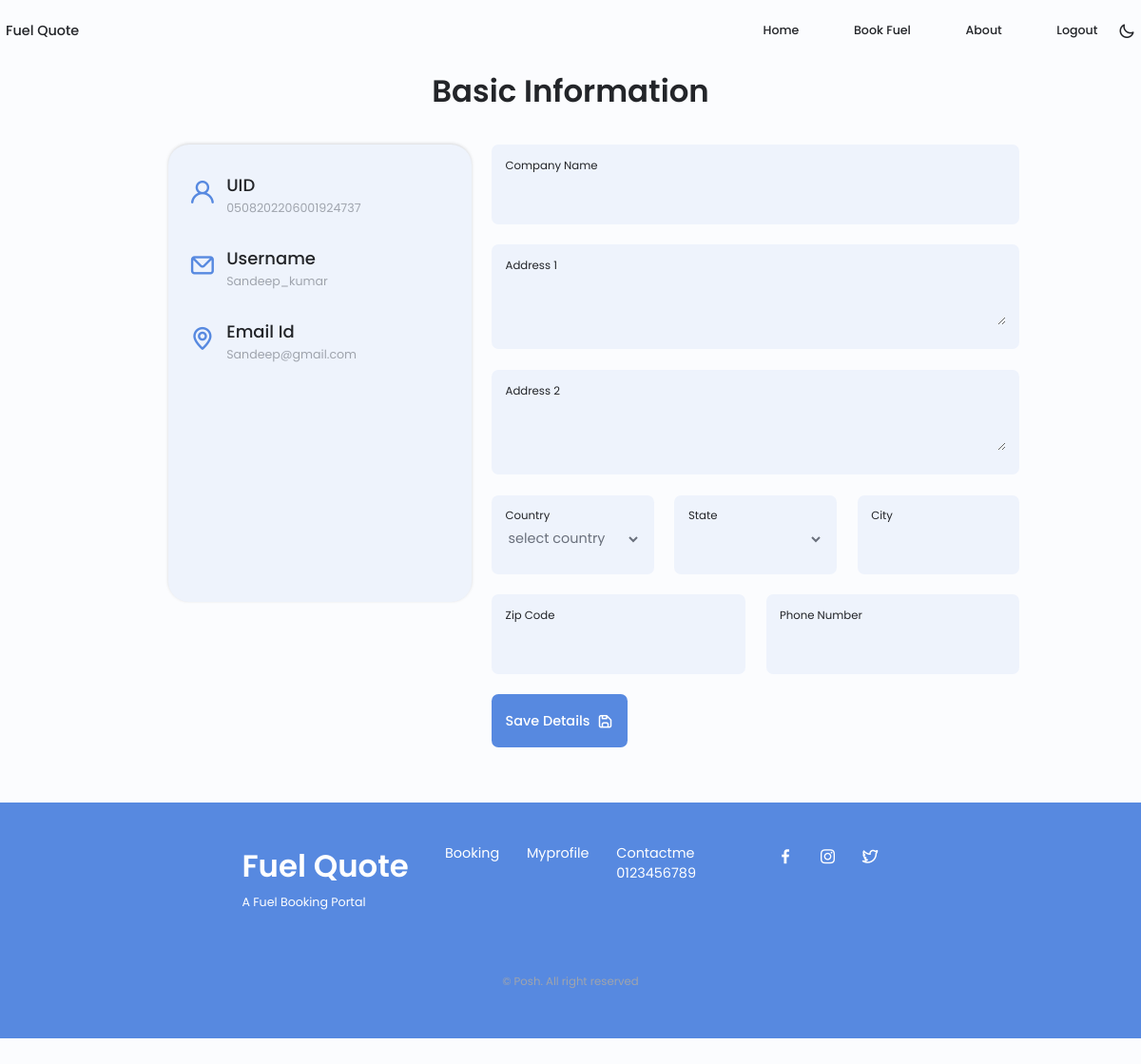
The app's page /fuel_quote/client_profile_management/0508202206001924737 with its own data.
### portal/models/ClientInformation.py (models this page shows)
class ClientInformation(db.Model):
    __bind_key__ = 'db'
    Id = db.Column(db.Integer,Sequence('user_info_seq',start=1), unique=True, nullable=False, primary_key=True)
    user_id = db.Column(db.String(255))
    username = db.Column(db.String(50),nullable=False)
    email_id = db.Column(db.String(255))
    mobile_number = db.Column(db.String(10))
    office_name = db.Column(db.String(50))
    active=db.Column(db.String(10))
    status = db.Column(db.String(10), nullable=False)
    zipcode=db.Column(db.String(9), nullable=False)
    address_1=db.Column(db.String(100),nullable=False)
    address_2 = db.Column(db.String(100))
    state=db.Column(db.String(3),nullable=False)
    country = db.Column(db.String(100), nullable=False)
    user_created_time = db.Column(db.TIMESTAMP, default=datetime.now, nullable=False)
    created_by = db.Column(db.String(255))
    attributes_1 = db.Column(db.String(255))
    attributes_2 = db.Column(db.String(255))
    attributes_3 = db.Column(db.String(255))
    attributes_4 = db.Column(db.String(255))
    attributes_5 = db.Column(db.String(255))
    attributes_6 = db.Column(db.String(255))
    attributes_7 = db.Column(db.String(255))
    attributes_8 = db.Column(db.String(255))
    attributes_9 = db.Column(db.String(255))
    attributes_10 = db.Column(db.String(255))
    attributes_11 = db.Column(db.String(255))
    attributes_12 = db.Column(db.String(255))
    attributes_13 = db.Column(db.String(255))
    attributes_14 = db.Column(db.String(255))
    attributes_15 = db.Column(db.String(255))
    attributes_16 = db.Column(db.String(255))
    attributes_17 = db.Column(db.String(255))
    attributes_18 = db.Column(db.String(255))
    attributes_19 = db.Column(db.String(255))
    attributes_20 = db.Column(db.String(255))

### portal/views.py (the view)
@bp.route('/client_profile_management/<string:user_uid>', methods=['GET','POST'])
def client_profile_management(user_uid):
    print('user_uid',user_uid)
    if request.method == "GET":
        users = ClientInformation.query.filter_by(user_id=user_uid).one()
        if users is not None:
            if users.status == 'completed':
                session["user"] = users.username
                session["user_uid"] = users.user_id
                session["username"] = users.username
                session["email_id"] = users.email_id
                session["id"] = users.Id
                UID = users.user_id
                Username = users.username
                Email_Id = users.email_id
                OFIICE_NAME = users.office_name
                Address_1 = users.address_1
                Address_2 = users.address_2
                country = users.country
                state_code =users.state
                City_name = users.attributes_1
                Zip_Code = users.zipcode
                Phone_Number = users.mobile_number
                return render_template("client_profile_management.html", UID=UID, Username=Username,
                                       Email_Id=Email_Id, First_Name=OFIICE_NAME,
                                       Address_1=Address_1, Address_2=Address_2
                                       , country=country, state_code=state_code, City_name=City_name, Zip_Code=Zip_Code,
                                       Phone_Number=Phone_Number
                                       )
            else:
                session["user"] = users.username
                session["user_uid"] = users.user_id
                session["username"] = users.username
                session["email_id"] = users.email_id
                session["id"] = users.Id
                print('users.Id', users.Id)
                UID = users.user_id
                Username = users.username
                Email_Id = users.email_id
                OFIICE_NAME = ""
                Address_1 = ""
                Address_2 = ""
                country = "0"
                state_code = ""
                City_name = ""
                Zip_Code = ""
                Phone_Number = ""
                return render_template("client_profile_management.html", UID=UID, Username=Username,
                                       Email_Id=Email_Id, First_Name=OFIICE_NAME,
                                       Address_1=Address_1, Address_2=Address_2
                                       , country=country, state_code=state_code, City_name=City_name, Zip_Code=Zip_Code,
                                       Phone_Number=Phone_Number
                                       )

### portal/templates/client_profile_management.html (shortened to what this page needs)
<!DOCTYPE html>
<html lang="en">
<head>
    <link rel="stylesheet" href="https://unicons.iconscout.com/release/v4.0.0/css/line.css">
    <link rel="stylesheet" href="/fuel_quote/static/css/home/swiper-bundle.min.css">
    <link rel="stylesheet" href="/fuel_quote/static/css/home/styles.css">
</head>
<body style="zoom: 90%;">
    <header class="header" id="header">
        <nav class="nav container">
            <a href="/fuel_quote/fuel_quote_history/{{UID}}" class="nav__logo">Fuel Quote</a>
            <div class="nav__menu" id="nav-menu">
                <ul class="nav__list grid">
                    <li class="nav__item">
                        <a href="/fuel_quote/fuel_quote_history/{{UID}}" class="nav__link">
                            Home
                        </a>
                    </li>
                    <li class="nav__item">
                        <a href="/fuel_quote/fuel_quote_form/{{UID}}" class="nav__link">
                            Book Fuel
                        </a>
                    </li>
                    <li class="nav__item">
                        <a href="/fuel_quote/client_profile_management/{{UID}}" class="nav__link">
                            About
                        </a>
                    </li>
                    <li class="nav__item">
                        <a href="/fuel_quote/logout" class="nav__link">
                            Logout
                        </a>
                    </li>
                </ul>
            </div>
            <div class="nav__btns">
                <i class="uil uil-moon change-theme" id="theme-button1"></i>
            </div>
        </nav>
    </header>
    <main class="main">
        <section class="contact section" id="contact">
            <h2 class="section__title">Basic Information</h2>
            <div class="contact__container contact__container2 container grid">
                <div class="contact__information-tab-main">
                    <div class="contact__information-tab" style="
                    height: 534px;
                ">
                        <div class="contact__information">
                            <i class="uil uil-user contact__icon"></i>
                            <div>
                                <h3 class="contact__title">UID</h3>
                                <span class="contact__subtitle" id="UID" name="UID">{{UID}}</span>
                            </div>
                        </div>
                        <div class="contact__information">
                            <i class="uil uil-envelope contact__icon"></i>
                            <div>
                                <h3 class="contact__title">Username</h3>
                                <span class="contact__subtitle" id="Username">{{Username}}</span>
                            </div>
                        </div>
                        <div class="contact__information">
                            <i class="uil uil-map-marker contact__icon"></i>
                            <div>
                                <h3 class="contact__title">Email Id</h3>
                                <span class="contact__subtitle" id="Email_Id" name="Email_Id">{{Email_Id}}</span>
                            </div>
                        </div>
                    </div>
                </div>
                <form action="" class="contact__form grid">
                    <div class="contact__inputs_4 grid">
                        <div class="contact__content">
                            <label for="First_Name" class="contact__label">Company Name</label>
                            <input type="text" name="First_Name" id="First_Name" value="{{First_Name}}"
                                class="contact__input" required/>
                        </div>
                    </div>
                    <div class="contact__content">
                        <label for="Address_1" class="contact__label">Address 1</label>
                        <textarea name="Address_1" id="Address_1" cols="0" rows="2" value=""
                            class="contact__input">{{Address_1}}</textarea>
                    </div>
                    <div class="contact__content">
                        <label for="Address_2" class="contact__label">Address 2</label>
                        <textarea name="Address_2" id="Address_2" cols="0" value="" rows="2"
                            class="contact__input">{{Address_2}}</textarea>
                    </div>
                    <div class="contact__inputs_3 grid">
                        <div class="contact__content">
                            <label for="country" class="contact__label">Country</label>
                            <select id="country" class="contact__input">
                                <option>select country</option>
                            </select>
                        </div>
                        <div class="contact__content">
                            <label for="state-code" class="contact__label">State</label>
                            <select id="state-code" class="contact__input">
                            </select>
                        </div>
                        <div class="contact__content">
                            <label for="City_name" class="contact__label">City</label>
                            <input type="text" id="City_name" value="{{City_name}}" name="City_name"
                                class="contact__input" onkeypress="return /[a-zA-Z]/i.test(event.key)">
                        </div>
                    </div>
                    <div class="contact__inputs grid">
                        <div class="contact__content">
                            <label for="Zip_Code" class="contact__label">Zip Code</label>
                            <input type="text" id="Zip_Code" name="Zip_Code" onkeypress="return /[0-9]/i.test(event.key)" value="{{Zip_Code}}"
                                class="contact__input">
                        </div>
                        <div class="contact__content">
                            <label for="Phone_Number" class="contact__label">Phone Number</label>
                            <input type="text" id="Phone_Number" name="Phone_Number" onkeypress="return /[0-9]/i.test(event.key)" value="{{Phone_Number}}"
                                class="contact__input">
                        </div>
                    </div>
                    <div>
                        <a onclick="save_details()" class="button button--flex">
                            Save Details
                            <i class="uil uil-save button__icon"></i>
                        </a>
                    </div>
                </form>
            </div>
        </section>
    </main>
    <footer class="footer">
        <div class="footer__bg">
            <div class="footer__container container grid">
                <div>
                    <h1 class="footer__title">Fuel Quote</h1>
                    <span class="footer__subtitle">A Fuel Booking Portal</span>
                </div>
                <ul class="footer__links">
                    <li>
                        <a href="#services" class="footer__link">Booking</a>
                    </li>
                    <li>
                        <a href="#portfolio" class="footer__link">Myprofile</a>
                    </li>
                    <li>
                        <a href="#contact" class="footer__link">Contactme</a>
                        <a href="#contact" class="footer__link">0123456789</a>
                    </li>
                </ul>
                <div class="footer__socials">
                    <a href="https://www.facebook.com/" target="_blank" class="footer__social">
                        <i class="uil uil-facebook-f"></i>
                    </a>
                    <a href="https://www.instagram.com/" target="_blank" class="footer__social">
                        <i class="uil uil-instagram"></i>
                    </a>
                    <a href="https://twitter.com/" target="_blank" class="footer__social">
                        <i class="uil uil-twitter-alt"></i>
                    </a>
                </div>
            </div>
            <p class="footer__copy">&#169; Posh. All right reserved</p>
        </div>
    </footer>
</body>
</html>

### records on screen
ClientInformation: user "0508202206001924737", username "Sandeep_kumar", email "Sandeep@gmail.com"
